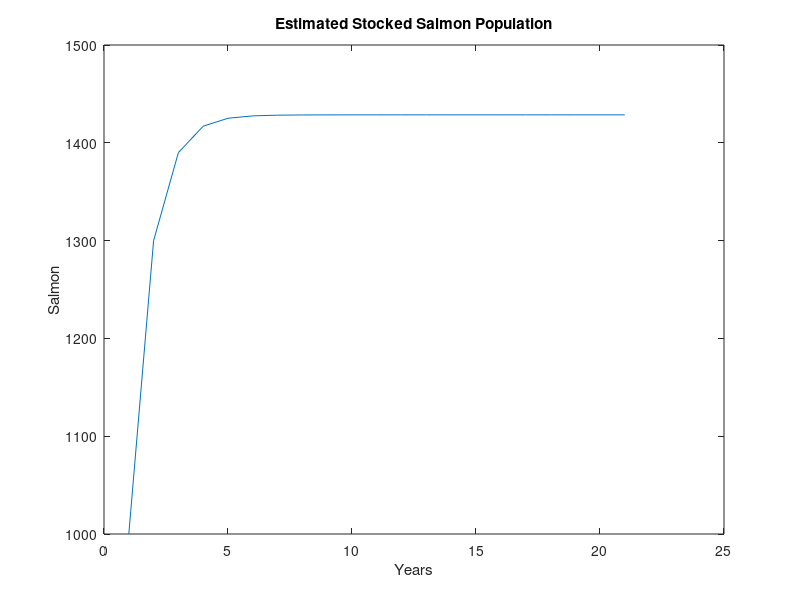

Write MATLAB code to recreate this figure.
% 
% Finite Difference Example
% ECEN 4233
% 

% clear memory
clear
% clear screen
clc
% format
format long eng
% initial value of Salmon
y = [1000];
% n (years)
n = 20;
% finite difference
for i = 1:n
    y = [y ((1000*(1-0.3^i))/(1-0.3) + 0.3^i * y(1))]
end
% Set up x-axis : (n+1) points
x = 1:n+1;
% plot
plot(x,y)
% axis
xlabel('Years');
ylabel('Salmon');
title('Estimated Stocked Salmon Population');
print -dpng salmon.png
